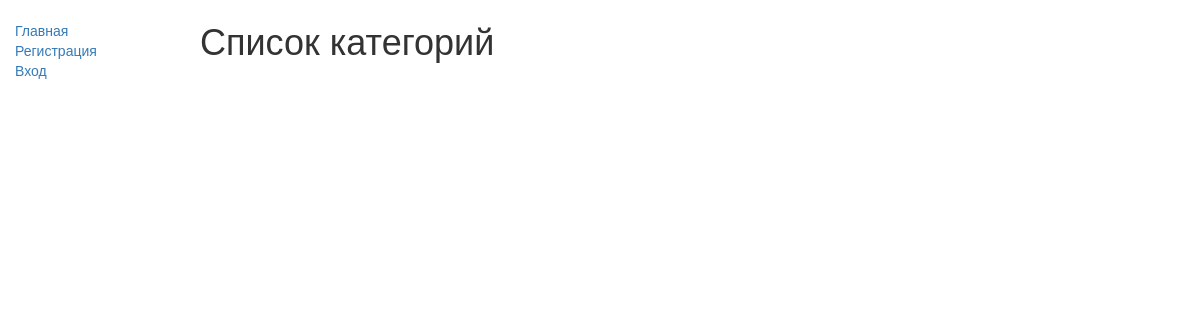
/main/category_list/, run on an earlier commit of the app's database.
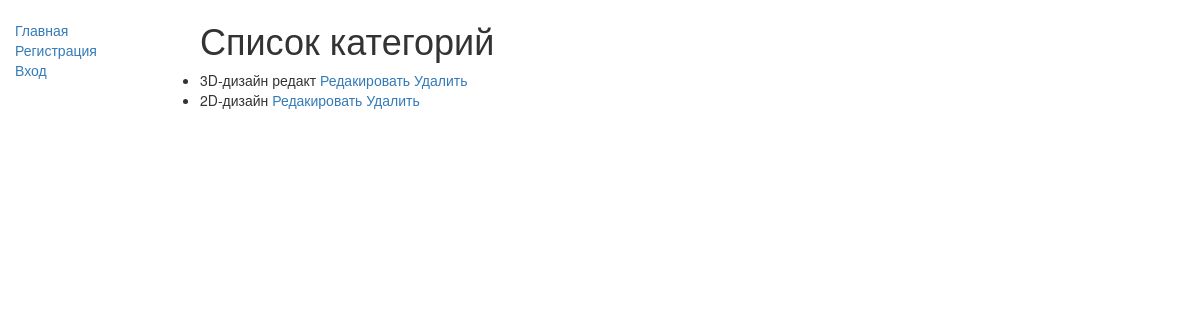
And on a later commit of the database.
### main/models.py (models this page shows, shortened)
class Category(models.Model):
    name = models.CharField(max_length=50, unique=True)

### main/views.py (the view)
# urls.py: path('category_list/', views.category_list, name='category_list'),
def category_list(request):
    categories = Category.objects.all()  # Получаем все категории из базы данных
    return render(request, 'main/category_list.html', {'categories': categories})

### main/templates/main/category_list.html (shortened to what this page needs)
{% extends 'basic.html' %}
{% block content %}
  <h1>Список категорий</h1>
  <ul>
    {% for category in categories %}
      <li>
        {{ category.name }}
        <a href="{% url 'category_edit' category.id %}">Редакировать</a>
        <a href="{% url 'category_delete' category.id %}">Удалить</a>
      </li>
    {% endfor %}
  </ul>
{% endblock %}

What changed in the data, as far as the page shows it:
added Category: name "3D-дизайн редакт"
added Category: name "2D-дизайн"
